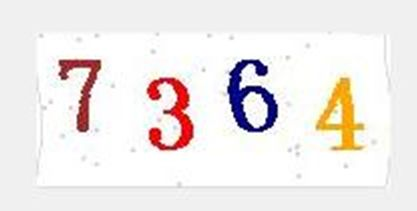
#> input picture week02/test/timg.jpg, 417 x 211 px
$ python yangzhenmatest.py
#> lines starting #> are read from the running program, lines starting #| are printed output that depends on the picture; after the words box and inside, x2 and y2 are one past the last pixel; in counts of white or black regions, pixels touching at a corner belong together


from PIL import Image
import pytesseract

# 打开文件并显示文件
im = Image.open('timg.jpg')
#> im is the input picture: PIL image 417x211 RGB; mean R, G, B 239.8, 234.8, 233.3
# im.show()


# 灰度图片
gray = im.convert('L')
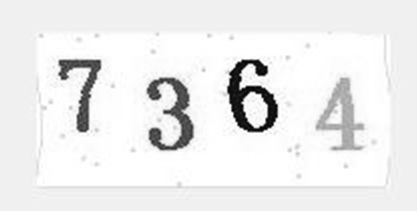
#> gray: PIL image 417x211 L; min 4, max 255, mean 236.1
gray.save('c.gray2.jpg')
im.close()

# 二值化,颜色深的更深，颜色浅的更浅
threshold =200
table = []

for i in range(256):
    if i < threshold:
        table.append(0)
    else:
        table.append(1)

out = gray.point(table,'1')
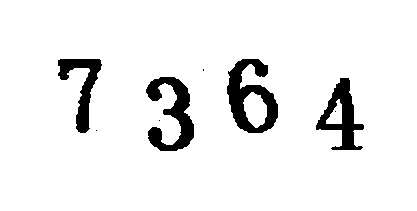
#> out: PIL image 417x211 1; 93% white; 8 black regions (4 under 20 px), largest, box (x1, y1, x2, y2) and area: (227, 59, 278, 133) 1875, (146, 77, 194, 151) 1681, (316, 78, 364, 150) 1402, (58, 59, 102, 133) 1202
out.save('c_th.jpg')

th = Image.open('c_th.jpg')
# print(pytesseract.image_to_string(th,lang='chi_sim+eng',))
print(pytesseract.image_to_string(th,lang='eng',))
#> (this line was passed over: pytesseract is not available in this run)
